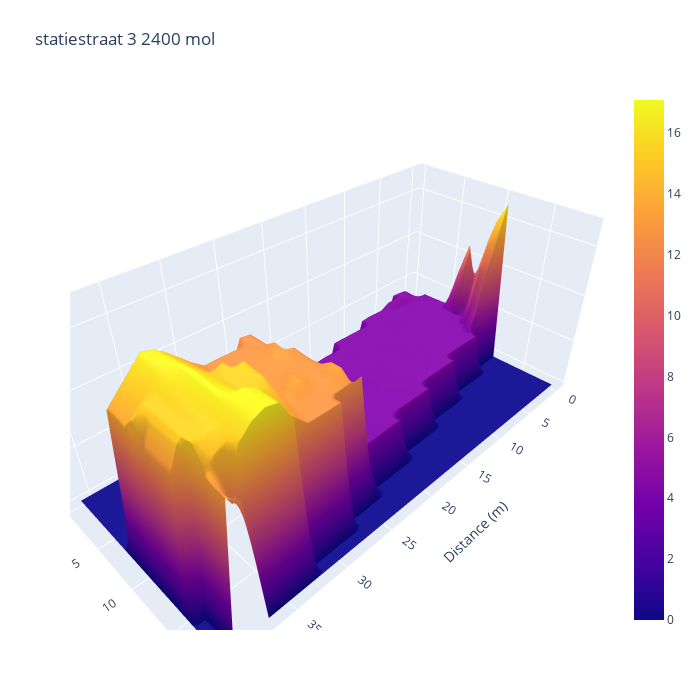

The notebook cell this image was saved under:
### Markdown cell above
### Step 8: 3D plot of the house

### Code cell
fig= go.Figure(data = [go.Surface(z=clipped_chm)])
fig.update_layout(title= address, autosize=False,
                  width=700, height=700,
                  margin=dict(l=70, r=70, b=70, t=90))
fig.update_scenes(xaxis_title_text='Distance (m)',  
                  yaxis_title_text='Distance (m)',  
                  zaxis_title_text='Elevation (m)')
fig.show()

### Figure 1 — Plotly figure (JSON) as saved in the notebook; plotly's stock layout.template omitted (floating-point values rounded to 4 significant figures; data arrays with more than 128 entries replaced by an {"elided": "..."} marker saying what was removed)
{"data": [{"type": "surface", "z": {"elided": "20x42 float values"}}], "layout": {"autosize": false, "height": 700, "margin": {"b": 70, "l": 70, "r": 70, "t": 90}, "scene": {"xaxis": {"title": {"text": "Distance (m)"}}, "yaxis": {"title": {"text": "Distance (m)"}}, "zaxis": {"title": {"text": "Elevation (m)"}}}, "title": {"text": "statiestraat 3 2400 mol"}, "width": 700}}
